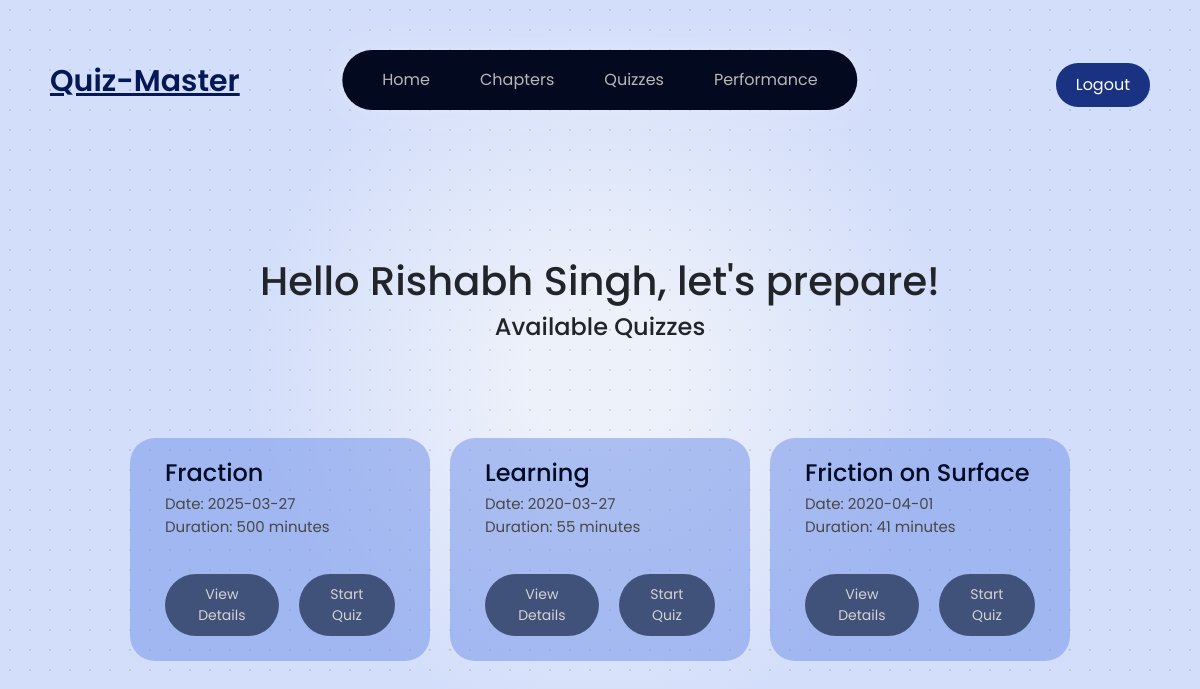
Before: /student (signed in) with the older database file.
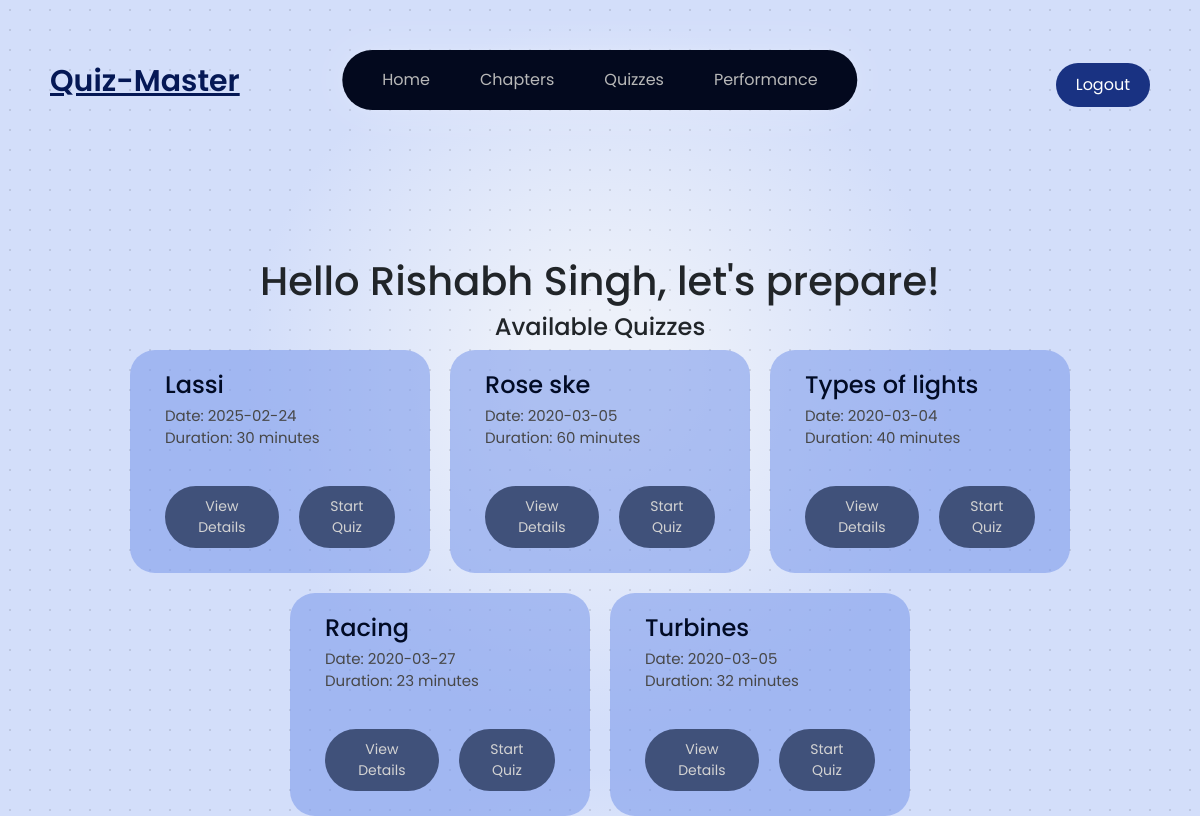
After: the same page with the newer database file.
### models/models.py (models this page shows)
class Quiz(db.Model):
    __tablename__ = 'quizzes'
    id = db.Column(db.Integer, primary_key=True)
    subject_id = db.Column(db.Integer, db.ForeignKey('subjects.id'), nullable=False)
    chapter_id = db.Column(db.Integer, db.ForeignKey('chapters.id'), nullable=False)
    date_of_quiz = db.Column(db.Date, nullable=False)
    time_duration = db.Column(db.Integer, nullable=False)
    remarks = db.Column(db.Text, nullable=True)

### controllers/student_dashboard.py (the view)
@student_dashboard_bp.route('/student')
def student_dashboard():
    user_id = session.get('user_id')  # Ensure 'user_id' is set during login
    if user_id:
        user = Users.query.get(user_id)
        if user:
            quizzes = Quiz.query.all()
            return render_template('student_dashboard.html', quizzes=quizzes, userName=user.fullName, userId=user.userId)
        else:
            return "User not found", 404
    else:
        return redirect('/login')

### templates/student_dashboard.html (shortened to what this page needs)
<!DOCTYPE html>
<html lang="en">
<head>
    <link rel="stylesheet" href="{{ url_for('static', filename='styles.css') }}">
</head>
<body class='page_look font_family_poppins'>
    {% include 'navbar_sd.html' %}
    <h1 style="text-align: center;">Hello {{ userName }}, let's prepare!</h1>
    <h4 style="text-align: center;">Available Quizzes</h4>
    <div style="height: 50vh; display: flex; flex-wrap: wrap; justify-content: center; align-items: center; gap: 20px;">
        {% for quiz in quizzes %}
        <div  style="width: 25%;min-height: 120px; margin-top: 20px; background-color: #7f9ced94; padding: 25px 35px; border-radius: 25px; border: 0; box-shadow: 0px 2px 10px rgba(0, 0, 0, 0.0); text-align: center; margin-top: 0px; display: flex; flex-direction: column; justify-content: space-between;">
            <h3 style="text-align:left;font-size: 24px; color:#010b25; padding: 10px 0px; line-height: 0px; font-weight: 500;">{{ quiz.remarks }}</h3>
            <p style="text-align:left;color: rgb(71, 71, 71); font-size: 15px;padding: 2px 0px;">Date: {{ quiz.date_of_quiz }}</p>
            <p style="text-align:left;color: rgb(71, 71, 71); font-size: 15px;padding: 0px 0px; margin-top: -18px;">Duration: {{ quiz.time_duration }} minutes</p>
            <div style="display: flex;justify-content: center;gap: 20px;">
            <a href="{{ url_for('get_quiz_details', quiz_id=quiz.id) }}">
                <button style="margin-top: 20px;font-size: 14px; padding: 10px 15px; background-color: rgb(64, 81, 122); color: rgb(211, 211, 211); border: none; border-radius: 35px;">View Details</button>
            </a>
            <a href="{{ url_for('start_quiz_prev',  quiz_id=quiz.id) }}">
                <button style="margin-top: 20px;font-size: 14px; padding: 10px 15px; background-color: rgb(64, 81, 122); color: rgb(211, 211, 211); border: none; border-radius: 35px;">Start Quiz</button>
            </a>
        </div>
        </div>
        {% endfor %}
    </div>
</body>
</html>

Changed rows visible on the page:
removed Quiz: remarks "Fraction", date_of_quiz "2025-03-27", time_duration "500"
removed Quiz: remarks "Learning", date_of_quiz "2020-03-27", time_duration "55"
removed Quiz: remarks "Friction on Surface", date_of_quiz "2020-04-01", time_duration "41"
added Quiz: remarks "Lassi", date_of_quiz "2025-02-24", time_duration "30"
added Quiz: remarks "Rose ske", date_of_quiz "2020-03-05", time_duration "60"
added Quiz: remarks "Types of lights", date_of_quiz "2020-03-04", time_duration "40"
added Quiz: remarks "Racing", date_of_quiz "2020-03-27", time_duration "23"
added Quiz: remarks "Turbines", date_of_quiz "2020-03-05", time_duration "32"
